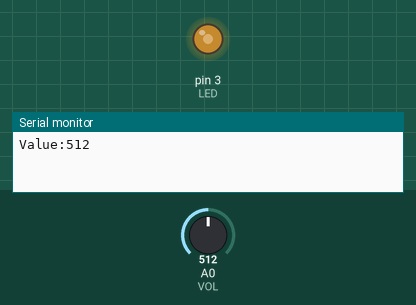
Simulated run of this sketch. Board: Arduino Uno, built with avr-gcc and run on an emulated ATmega328P. On the bench: output pins drawn as LEDs (lit = HIGH), the last lines printed to the serial monitor. Inputs (shaded band) come from the test bench; at power-on: A0 (VOL) = 512.

Above: at 1.2 s.
1.3 s: A0 (VOL) set to 716
At 1.7 s:
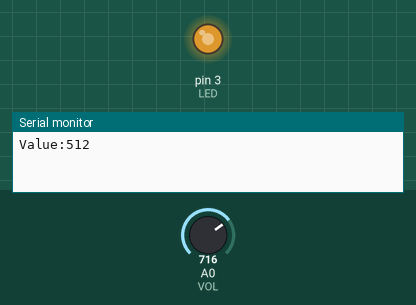
2.8 s: A0 (VOL) set to 900
At 4.0 s:
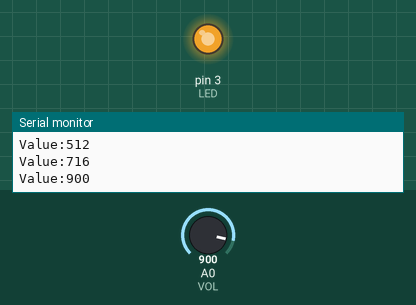
4.3 s: A0 (VOL) set to 122
At 5.2 s:
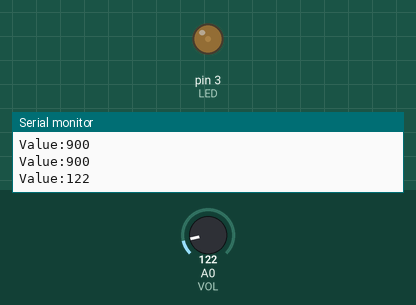
5.8 s: A0 (VOL) set to 0
At 6.3 s:
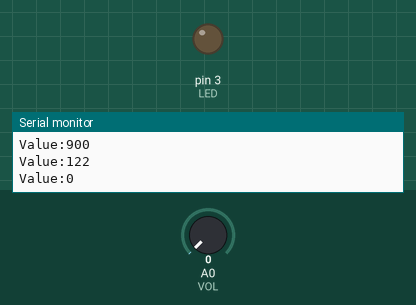
7.3 s: A0 (VOL) set to 511
At 8.7 s:
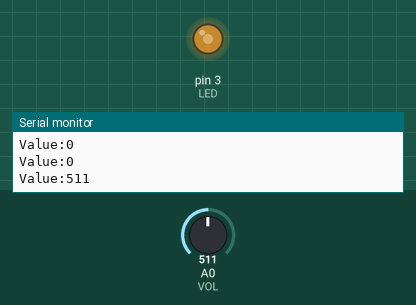
Timing chart, 0 to 9.8 s (numbered marks = the images above; inputs shaded):
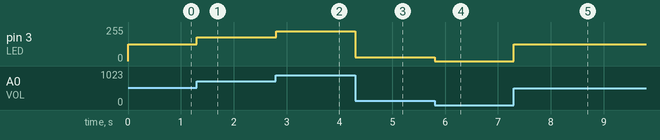

The sketch:

sketch_jul22a.ino
```cpp
#include <time.h>
#define TIME 1000
#define VOL A0
#define LED 3
unsigned long myTime = 0;
unsigned int pwm;
void setup() {
  pinMode(VOL , INPUT);
  pinMode(LED , OUTPUT);
  Serial.begin(9600);
}

void loop() {
  if(millis()- myTime > TIME){
    myTime = millis();
    Serial.print("Value:");
    Serial.println(analogRead(VOL));
  }
    pwm = analogRead(VOL);
    pwm = map(pwm, 0, 1023, 0, 255);
    constrain(pwm , 0 , 255);
    analogWrite(LED , pwm );
}
```

Measured:
- after the input at 1.3 s, pin 3 (LED): 127/255 → 178/255 at once
- after the input at 2.8 s, pin 3 (LED): 178/255 → 224/255 at once
- after the input at 4.3 s, pin 3 (LED): 224/255 → 30/255 at once
- after the input at 5.8 s, pin 3 (LED): 30/255 → 0/255 at once
- after the input at 7.3 s, pin 3 (LED): 0/255 → 127/255 at once
